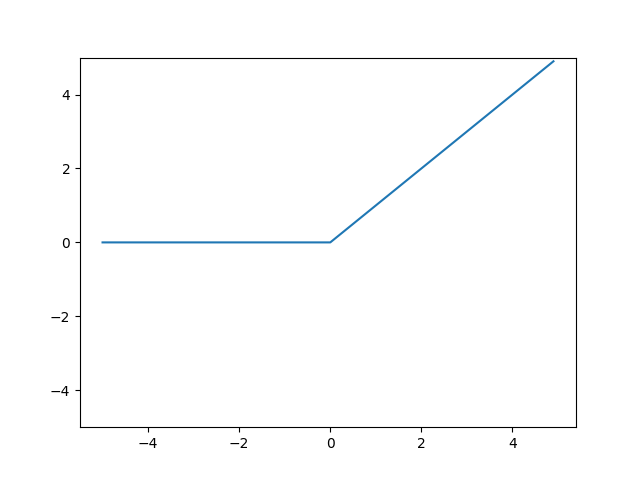

Recreate this plot in Python.
import numpy as np
import matplotlib.pyplot as plt

def ReLU(x):
    return np.maximum(0, x)

x = np.arange(-5.0, 5.0, 0.1)
y = ReLU(x)

plt.plot(x, y)
plt.ylim(-5.0, 5.0)
plt.show()
